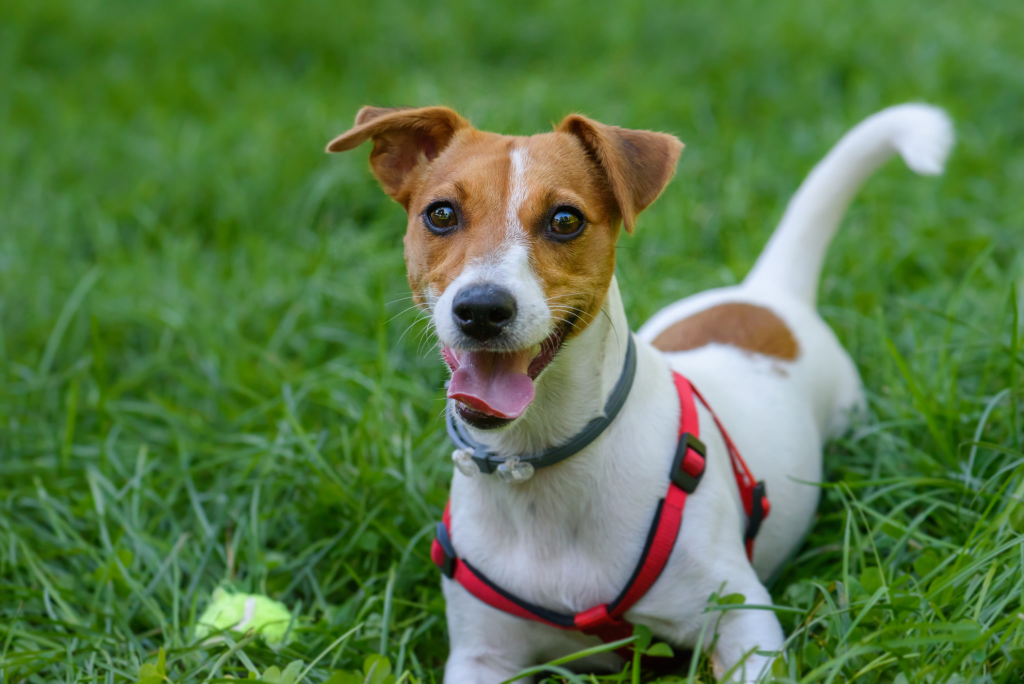
#> input picture Lab/lab2/sources/dog.jpg, 2048 x 1367 px (shown at 1/2 size)
$ jupyter execute --allow-errors image_basics.ipynb   (text cells are left out)
#> lines starting #> are read from the running program, lines starting #| are printed output that depends on the picture
[cell 1]
import cv2
import matplotlib.pyplot as plt

[cell 2]
img = cv2.imread("sources/dog.jpg")
#> img is the input picture: shape (1367, 2048, 3); mean B, G, R 70.7, 121.1, 88.5
print(f"Image shape: {img.shape}")
#| Image shape: (1367, 2048, 3)
print(f"Image type: {type(img)}")
#| Image type: <class 'numpy.ndarray'>

[cell 3]
# Use matplotlib to plot the img
# we need to convert to RGB from BGR
rgb_img = cv2.cvtColor(img, cv2.COLOR_BGR2RGB)
plt.imshow(rgb_img)
plt.axis('off')
plt.show()

#> (a cell that did not finish here is left out)

[cell 5]
def read_img(img_in):
#> called with img_in = 'sources/sophie (3).jpg'
    img = cv2.imread(img_in)
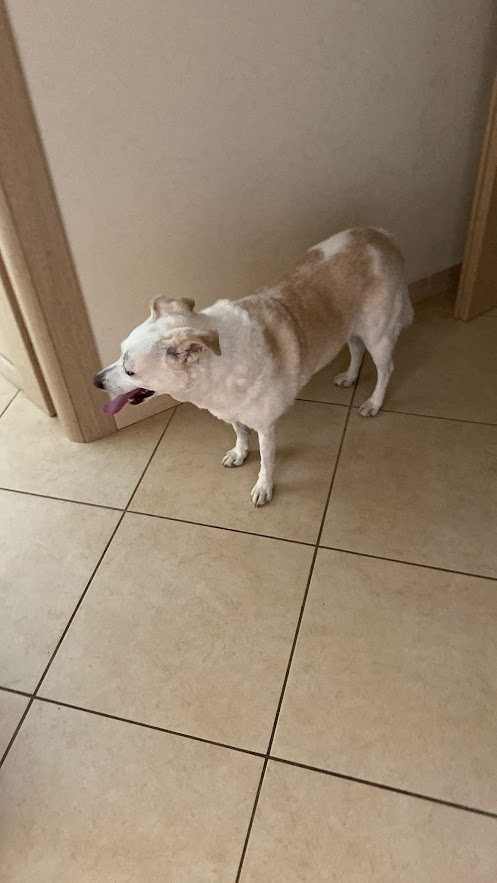
#> input picture Lab/lab2/sources/sophie (3).jpg, 497 x 883 px
#> img is the input picture: shape (883, 497, 3); mean B, G, R 113.9, 134.6, 152.5
    img = cv2.cvtColor(img, cv2.COLOR_BGR2RGB)
    return img


def show_img(img):
    if len(img.shape) < 3:
        plt.imshow(img, cmap='gray')
    else:
        plt.imshow(img)
    plt.axis('off')
    plt.show()

[cell 6]
img = read_img("sources/sophie (3).jpg")
rows,cols = img.shape[0:2]
#> rows = 883; cols = 497


rows, cols = img.shape[0:2]
startRow = int(rows*.30)
#> startRow = 264
startCol = int(cols*.30)
#> startCol = 149
endRow = int(rows*.60)
#> endRow = 529
endCol = int(cols*.60)
#> endCol = 298

print(startCol,endRow)
#| 149 529

cropped_img = img[0:rows//2, 0:cols//2 ]
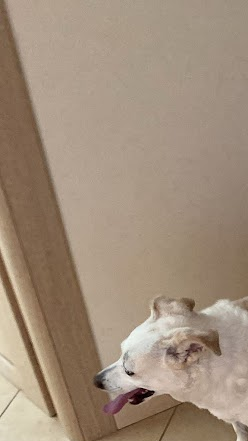
#> cropped_img: shape (441, 248, 3); mean R, G, B 160.3, 141.6, 122.9
show_img(cropped_img)

[cell 7]
img = read_img("sources/sophie (2).jpg")
#> call 2 of read_img, with img_in = 'sources/sophie (2).jpg'
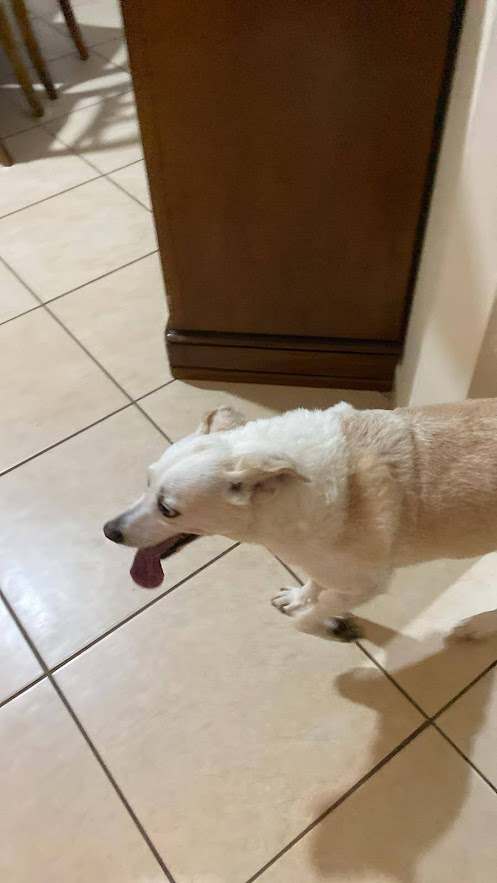
#> input picture Lab/lab2/sources/sophie (2).jpg, 497 x 883 px
#> in read_img, img is the input picture: shape (883, 497, 3); mean B, G, R 111.6, 131.5, 149.6
height, width = img.shape[0:2]
#> height = 883; width = 497

# angle
rotation = -45

rot_matrix_img = cv2.getRotationMatrix2D((width/2, height/2), rotation, 1)

rot_img = cv2.warpAffine(img, rot_matrix_img, (width, height))
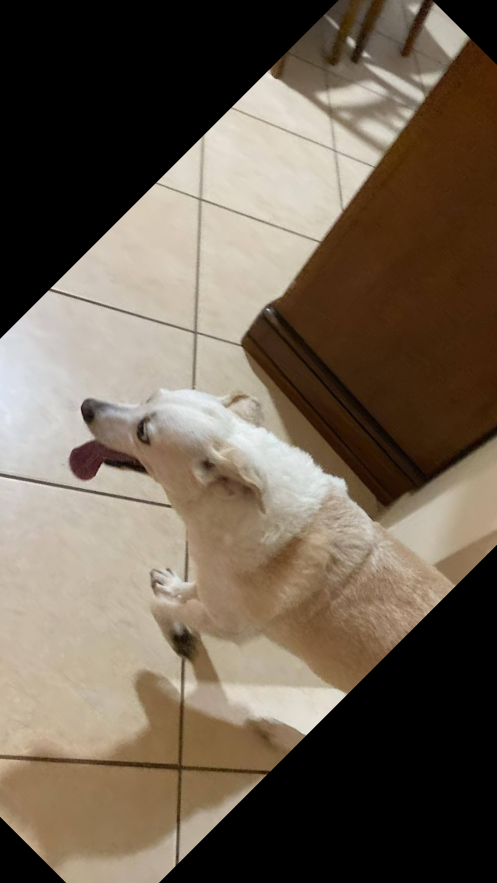
#> rot_img: shape (883, 497, 3); mean R, G, B 110, 96.9, 82

show_img(rot_img)

[cell 8]
w1 = 300
h1 = 900

#> (the rest of this cell did not finish here and is left out)


img_res = cv2.resize(img, (w1,h1))

show_img(img_res)

#> (a cell that did not finish here is left out)


b,g,r = cv2.split(img)


gray_img = cv2.cvtColor(img, cv2.COLOR_BGR2GRAY)

l = [0, img, gray_img]
for i in range(1,3):
        plt.subplot(1,2,i)
        show_img(l[i])
plt.show()

#> (a cell that did not finish here is left out)

#> (a cell that did not finish here is left out)

[cell 12]
capture = cv2.VideoCapture(0)
# display the video
while capture.isOpened():
    ret, frame = capture.read()
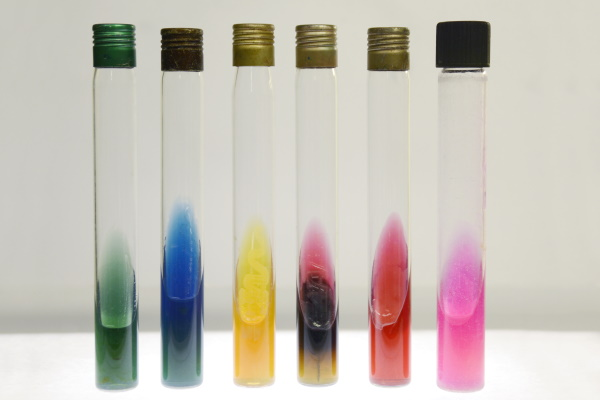
#> input picture Lab/Evals/Lab_Eval1/images/i02.jpg, 600 x 400 px, given in place of the camera
#> frame is the input picture: shape (400, 600, 3); mean B, G, R 184.6, 193, 199.6
    if not ret:
        print("Can't receive frame (stream end?). Exiting ...")
        break
    cv2.imshow("Video Window", frame)
    # enable keyboard shortcut to stop capturing - press "q" to stop
    if cv2.waitKey(1) == ord('q'):
#> (key q is pressed here)
        break
    capture.release()
    cv2.destroyAllWindows()
